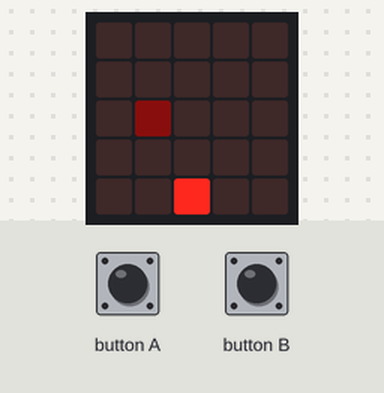
Simulated run of this program. Board: Calliope mini (MakeCode). Shown: the board's 5×5 LED display. Inputs (shaded band) come from the test bench. Random numbers come from a fixed seed.

Above: at 1.2 s.
1.3 s: button A pressed for 0.15 s
At 3.8 s:
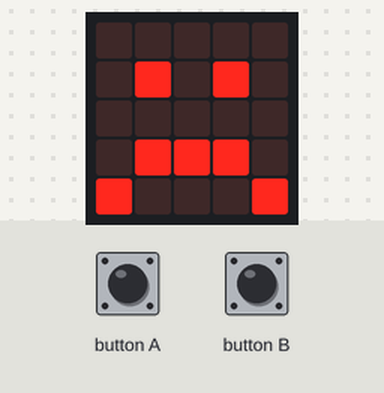
3.9 s: button B pressed for 0.15 s
At 6.21 s:
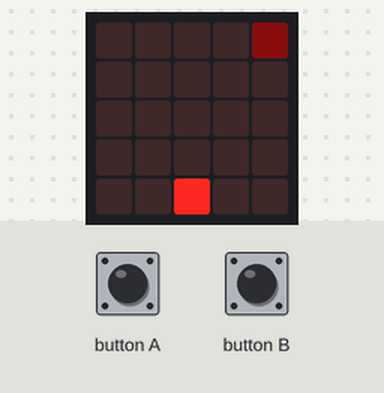
7.0 s: button A pressed for 0.15 s
At 7.63 s:
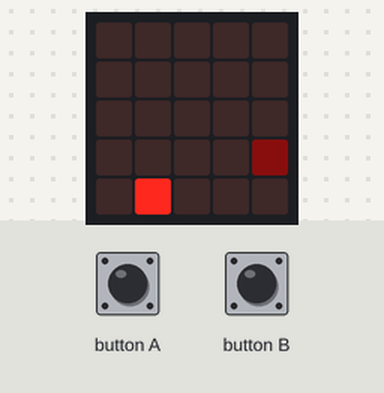
7.7 s: button B pressed for 0.15 s
At 8.13 s:
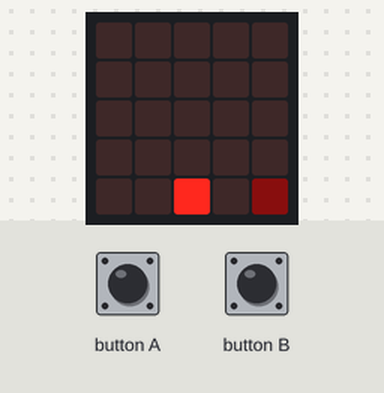
8.4 s: button A pressed for 0.15 s
At 9.06 s:
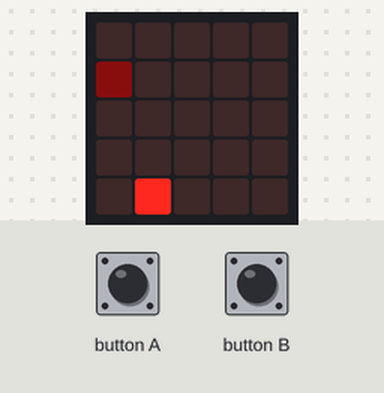
9.1 s: button B pressed for 0.15 s
At 9.54 s:
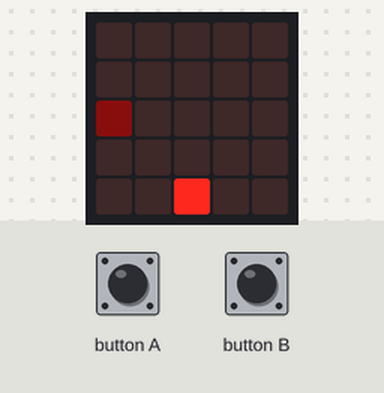
Timing chart, 0 to 12.1 s (numbered marks = the images above; inputs shaded):
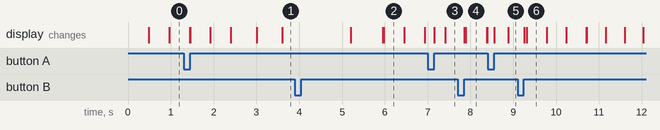

The program:

main.ts
```typescript
function spielStart () {
    geschwindigkeit = 20
    game.setScore(0)
}
input.onButtonEvent(Button.A, input.buttonEventClick(), function () {
    auto.change(LedSpriteProperty.X, -1)
})
function spielende () {
    game.pause()
    basic.showIcon(IconNames.Sad)
    basic.showIcon(IconNames.Confused)
    basic.showIcon(IconNames.Sad)
    basic.pause(1000)
    basic.showNumber(game.score())
    spielStart()
    game.resume()
}
function neuesHindernis () {
    hindernis = game.createSprite(randint(0, 4), 0)
    hindernis.set(LedSpriteProperty.Brightness, 10)
}
input.onButtonEvent(Button.B, input.buttonEventClick(), function () {
    auto.change(LedSpriteProperty.X, 1)
})
let hindernis: game.LedSprite = null
let geschwindigkeit = 0
let auto: game.LedSprite = null
auto = game.createSprite(2, 4)
spielStart()
basic.forever(function () {
    neuesHindernis()
    basic.pause(500 - geschwindigkeit)
    while (hindernis.get(LedSpriteProperty.Y) < 4) {
        hindernis.change(LedSpriteProperty.Y, 1)
        basic.pause(500 - geschwindigkeit)
    }
    if (auto.isTouching(hindernis)) {
        spielende()
    } else {
        game.pause()
        game.addScore(1)
        game.resume()
        geschwindigkeit += 20
    }
    hindernis.delete()
})
```

test.ts
```typescript
// Hier kann man Tests durchführen; diese Datei wird nicht kompiliert, wenn dieses Paket als Erweiterung verwendet wird.
```
